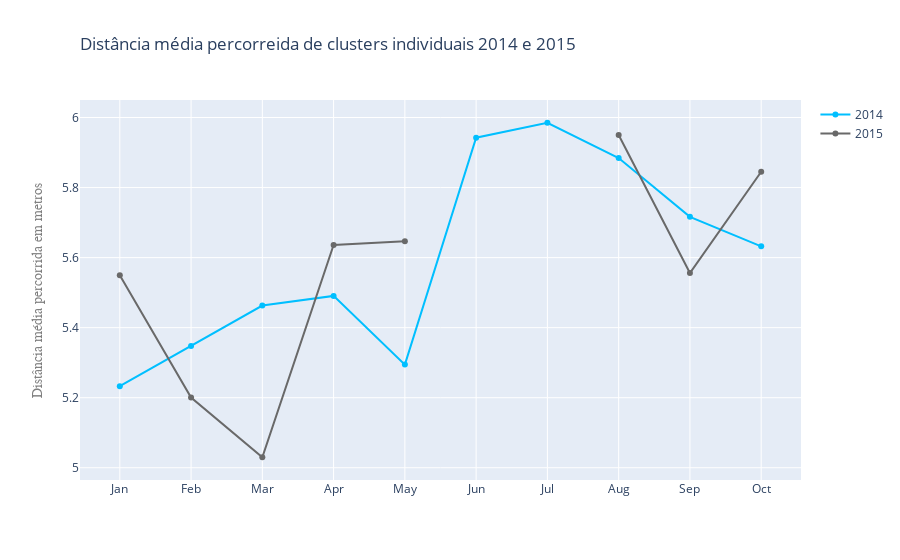

Here is the notebook cell this chart was saved with:
### Markdown cell above
<img src="img/graficos/ve_med_2014_2015.png" align="center" alt="Drawing" style="width: 800px;">

### Code cell
fig = go.Figure()
fig.add_trace(go.Scatter(x=dn, y=DISTM14['DIST'], name="2014",
                         line_color='deepskyblue'))

fig.add_trace(go.Scatter(x=dn, y=DISTM15['DIST'], name="2015",
                         line_color='dimgray'))


fig.update_layout(
    title=go.layout.Title(
        text="Distância média percorreida de clusters individuais 2014 e 2015",
        xref="paper",
        xanchor = "auto",
        x=0,
    ),
    yaxis=go.layout.YAxis(
        title=go.layout.yaxis.Title(
            text="Distância média percorrida em metros",
            font=dict(
                family="Courier New, monospace",
                size=14,
                color="#7f7f7f"
            )
        )
    )
)
fig.write_image("img/graficos/dist_med_2014_2015.png")
fig.show()

### Figure 1 — Plotly figure (JSON) as saved in the notebook; plotly's stock layout.template omitted (floating-point values rounded to 4 significant figures)
{"data": [{"line": {"color": "deepskyblue"}, "name": "2014", "type": "scatter", "x": ["Jan", "Feb", "Mar", "Apr", "May", "Jun", "Jul", "Aug", "Sep", "Oct"], "y": [5.233, 5.347, 5.463, 5.491, 5.294, 5.942, 5.985, 5.884, 5.716, 5.632]}, {"line": {"color": "dimgray"}, "name": "2015", "type": "scatter", "x": ["Jan", "Feb", "Mar", "Apr", "May", "Jun", "Jul", "Aug", "Sep", "Oct"], "y": [5.55, 5.2, 5.03, 5.636, 5.647, null, null, 5.95, 5.556, 5.845, null, 5.818]}], "layout": {"title": {"text": "Distância média percorreida de clusters individuais 2014 e 2015", "x": 0, "xanchor": "auto", "xref": "paper"}, "yaxis": {"title": {"font": {"color": "#7f7f7f", "family": "Courier New, monospace", "size": 14}, "text": "Distância média percorrida em metros"}}}}
